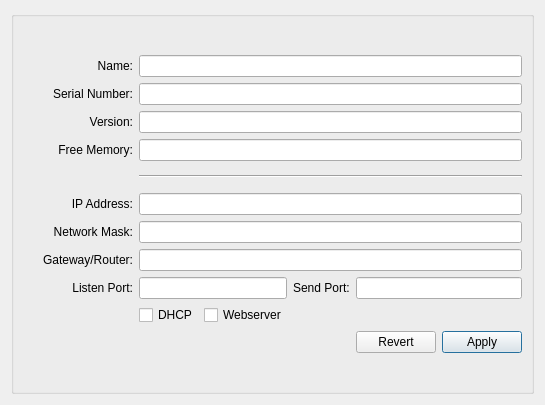
<ui version="4.0" >
 <class>InspectorUi</class>
 <widget class="QDialog" name="InspectorUi" >
  <property name="geometry" >
   <rect>
    <x>0</x>
    <y>0</y>
    <width>545</width>
    <height>405</height>
   </rect>
  </property>
  <property name="sizePolicy" >
   <sizepolicy vsizetype="Fixed" hsizetype="Fixed" >
    <horstretch>0</horstretch>
    <verstretch>0</verstretch>
   </sizepolicy>
  </property>
  <property name="windowTitle" >
   <string>Inspector</string>
  </property>
  <layout class="QGridLayout" >
   <item row="0" column="0" >
    <widget class="QGroupBox" name="groupBox" >
     <property name="title" >
      <string/>
     </property>
     <layout class="QGridLayout" >
      <item row="0" column="0" >
       <layout class="QGridLayout" >
        <item row="0" column="0" >
         <widget class="QLabel" name="nameLabel" >
          <property name="text" >
           <string>Name:</string>
          </property>
          <property name="alignment" >
           <set>Qt::AlignRight|Qt::AlignTrailing|Qt::AlignVCenter</set>
          </property>
          <property name="buddy" >
           <cstring>nameEdit</cstring>
          </property>
         </widget>
        </item>
        <item row="0" column="1" colspan="5" >
         <widget class="QLineEdit" name="nameEdit" />
        </item>
        <item row="1" column="0" >
         <widget class="QLabel" name="sernumLabel" >
          <property name="text" >
           <string>Serial Number:</string>
          </property>
          <property name="alignment" >
           <set>Qt::AlignRight|Qt::AlignTrailing|Qt::AlignVCenter</set>
          </property>
          <property name="buddy" >
           <cstring>serialEdit</cstring>
          </property>
         </widget>
        </item>
        <item row="1" column="1" colspan="5" >
         <widget class="QLineEdit" name="serialEdit" />
        </item>
        <item row="2" column="0" >
         <widget class="QLabel" name="versionLabel" >
          <property name="text" >
           <string>Version:</string>
          </property>
          <property name="alignment" >
           <set>Qt::AlignRight|Qt::AlignTrailing|Qt::AlignVCenter</set>
          </property>
          <property name="buddy" >
           <cstring>versionEdit</cstring>
          </property>
         </widget>
        </item>
        <item row="2" column="1" colspan="5" >
         <widget class="QLineEdit" name="versionEdit" >
          <property name="focusPolicy" >
           <enum>Qt::NoFocus</enum>
          </property>
          <property name="readOnly" >
           <bool>true</bool>
          </property>
         </widget>
        </item>
        <item row="3" column="0" >
         <widget class="QLabel" name="freememLabel" >
          <property name="text" >
           <string>Free Memory:</string>
          </property>
          <property name="alignment" >
           <set>Qt::AlignRight|Qt::AlignTrailing|Qt::AlignVCenter</set>
          </property>
          <property name="buddy" >
           <cstring>freememEdit</cstring>
          </property>
         </widget>
        </item>
        <item row="3" column="1" colspan="5" >
         <widget class="QLineEdit" name="freememEdit" >
          <property name="focusPolicy" >
           <enum>Qt::NoFocus</enum>
          </property>
          <property name="readOnly" >
           <bool>true</bool>
          </property>
         </widget>
        </item>
        <item row="4" column="0" >
         <spacer>
          <property name="orientation" >
           <enum>Qt::Horizontal</enum>
          </property>
          <property name="sizeHint" >
           <size>
            <width>40</width>
            <height>20</height>
           </size>
          </property>
         </spacer>
        </item>
        <item row="4" column="1" colspan="5" >
         <widget class="Line" name="line" >
          <property name="sizePolicy" >
           <sizepolicy vsizetype="Fixed" hsizetype="Expanding" >
            <horstretch>0</horstretch>
            <verstretch>0</verstretch>
           </sizepolicy>
          </property>
          <property name="orientation" >
           <enum>Qt::Horizontal</enum>
          </property>
         </widget>
        </item>
        <item row="5" column="0" >
         <widget class="QLabel" name="ipLabel" >
          <property name="text" >
           <string>IP Address:</string>
          </property>
          <property name="alignment" >
           <set>Qt::AlignRight|Qt::AlignTrailing|Qt::AlignVCenter</set>
          </property>
          <property name="buddy" >
           <cstring>ipEdit</cstring>
          </property>
         </widget>
        </item>
        <item row="5" column="1" colspan="5" >
         <widget class="QLineEdit" name="ipEdit" />
        </item>
        <item row="6" column="0" >
         <widget class="QLabel" name="netmaskLabel" >
          <property name="text" >
           <string>Network Mask:</string>
          </property>
          <property name="alignment" >
           <set>Qt::AlignRight|Qt::AlignTrailing|Qt::AlignVCenter</set>
          </property>
          <property name="buddy" >
           <cstring>netmaskEdit</cstring>
          </property>
         </widget>
        </item>
        <item row="6" column="1" colspan="5" >
         <widget class="QLineEdit" name="netmaskEdit" />
        </item>
        <item row="7" column="0" >
         <widget class="QLabel" name="gatewayLabel" >
          <property name="text" >
           <string>Gateway/Router:</string>
          </property>
          <property name="alignment" >
           <set>Qt::AlignRight|Qt::AlignTrailing|Qt::AlignVCenter</set>
          </property>
          <property name="buddy" >
           <cstring>gatewayEdit</cstring>
          </property>
         </widget>
        </item>
        <item row="7" column="1" colspan="5" >
         <widget class="QLineEdit" name="gatewayEdit" />
        </item>
        <item row="8" column="0" >
         <widget class="QLabel" name="listenPortLabel" >
          <property name="text" >
           <string>Listen Port:</string>
          </property>
          <property name="alignment" >
           <set>Qt::AlignRight|Qt::AlignTrailing|Qt::AlignVCenter</set>
          </property>
          <property name="buddy" >
           <cstring>listenPortEdit</cstring>
          </property>
         </widget>
        </item>
        <item row="8" column="1" colspan="2" >
         <widget class="QLineEdit" name="listenPortEdit" />
        </item>
        <item row="9" column="0" >
         <spacer>
          <property name="orientation" >
           <enum>Qt::Horizontal</enum>
          </property>
          <property name="sizeHint" >
           <size>
            <width>40</width>
            <height>20</height>
           </size>
          </property>
         </spacer>
        </item>
        <item row="9" column="1" >
         <widget class="QCheckBox" name="dhcpBox" >
          <property name="text" >
           <string>DHCP</string>
          </property>
         </widget>
        </item>
        <item row="8" column="3" >
         <widget class="QLabel" name="sendPortLabel" >
          <property name="text" >
           <string>Send Port:</string>
          </property>
          <property name="buddy" >
           <cstring>sendPortEdit</cstring>
          </property>
         </widget>
        </item>
        <item row="8" column="4" colspan="2" >
         <widget class="QLineEdit" name="sendPortEdit" />
        </item>
        <item row="9" column="2" >
         <widget class="QCheckBox" name="webserverBox" >
          <property name="text" >
           <string>Webserver</string>
          </property>
         </widget>
        </item>
        <item row="9" column="3" colspan="3" >
         <spacer>
          <property name="orientation" >
           <enum>Qt::Horizontal</enum>
          </property>
          <property name="sizeHint" >
           <size>
            <width>40</width>
            <height>20</height>
           </size>
          </property>
         </spacer>
        </item>
        <item row="10" column="0" colspan="4" >
         <spacer>
          <property name="orientation" >
           <enum>Qt::Horizontal</enum>
          </property>
          <property name="sizeHint" >
           <size>
            <width>40</width>
            <height>20</height>
           </size>
          </property>
         </spacer>
        </item>
        <item row="10" column="5" >
         <widget class="QPushButton" name="applyButton" >
          <property name="text" >
           <string>Apply</string>
          </property>
         </widget>
        </item>
        <item row="10" column="4" >
         <widget class="QPushButton" name="revertButton" >
          <property name="text" >
           <string>Revert</string>
          </property>
         </widget>
        </item>
       </layout>
      </item>
     </layout>
    </widget>
   </item>
  </layout>
 </widget>
 <tabstops>
  <tabstop>nameEdit</tabstop>
  <tabstop>serialEdit</tabstop>
  <tabstop>ipEdit</tabstop>
  <tabstop>netmaskEdit</tabstop>
  <tabstop>gatewayEdit</tabstop>
  <tabstop>listenPortEdit</tabstop>
  <tabstop>sendPortEdit</tabstop>
  <tabstop>dhcpBox</tabstop>
  <tabstop>webserverBox</tabstop>
  <tabstop>revertButton</tabstop>
  <tabstop>applyButton</tabstop>
 </tabstops>
 <resources/>
 <connections/>
</ui>
